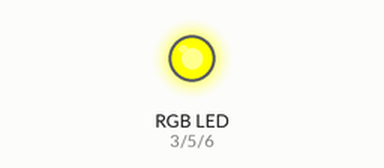
A sketch run on a simulated Arduino Uno, built with avr-gcc and run on an emulated ATmega328P. On the bench: an RGB LED mixed from three pins (HIGH = lit).

Above: at 0.2 s.
At 0.7 s:
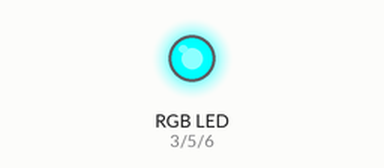
At 2.7 s:
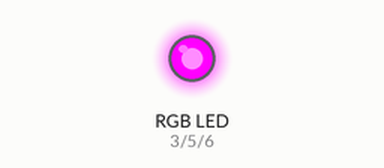
Timing chart, 0 to 3.5 s (numbered marks = the images above):
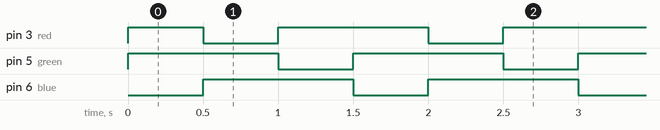

The sketch:

RGB_Blink.ino
```cpp
int red = 3, green = 5, blue = 6;
void setup()
{
  pinMode(red, OUTPUT);
  pinMode(green, OUTPUT);
  pinMode(blue, OUTPUT);
}
void loop()
{
  analogWrite(red, 255);
  analogWrite(green, 255);
  delay(500);
  analogWrite(red, 0);
  analogWrite(green, 255);
  analogWrite(blue, 255);
  delay(500);
  analogWrite(green, 0);
  analogWrite(blue, 255);
  analogWrite(red, 255);
  delay(500);
  analogWrite(blue, 0);
  analogWrite(red, 0);
  analogWrite(green, 0);
}
```

Measured:
- by itself, pin 3 (red): repeats every 1.5 s: LOW 0.50 s, HIGH 1.0 s
- by itself, pin 5 (green), pin 6 (blue): alternates HIGH for 1.0 s and LOW for 0.50 s
- by itself, everything shown: repeats every 1.5 s, in 4 steps
